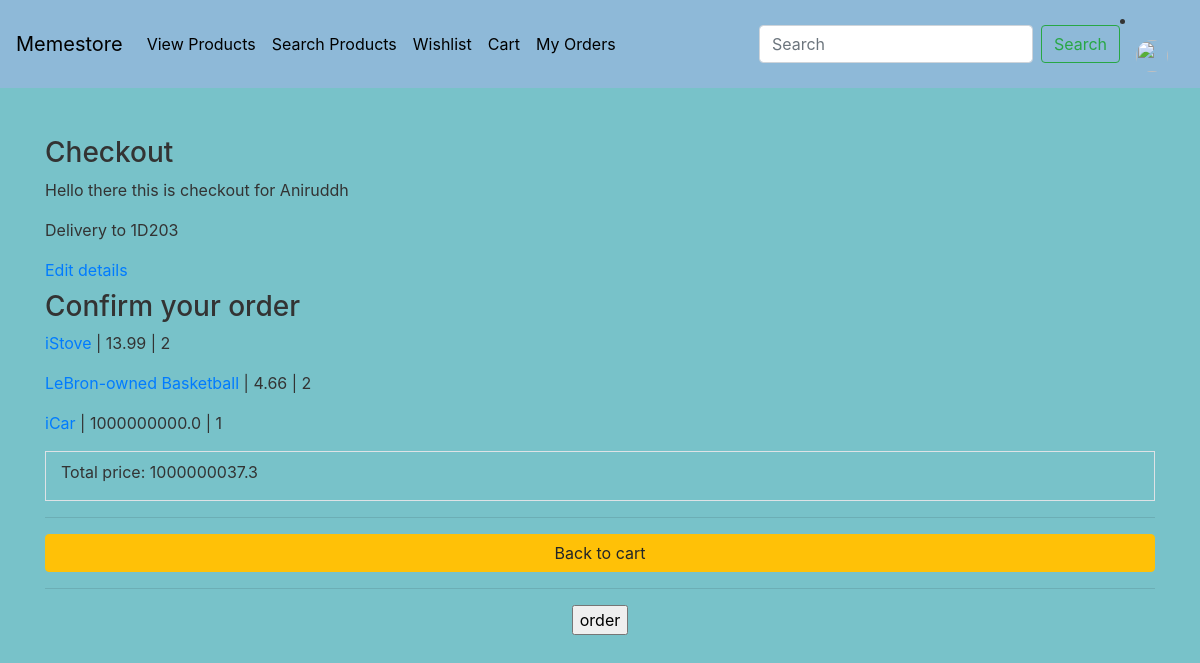
The app's page /checkout (signed in), older data.
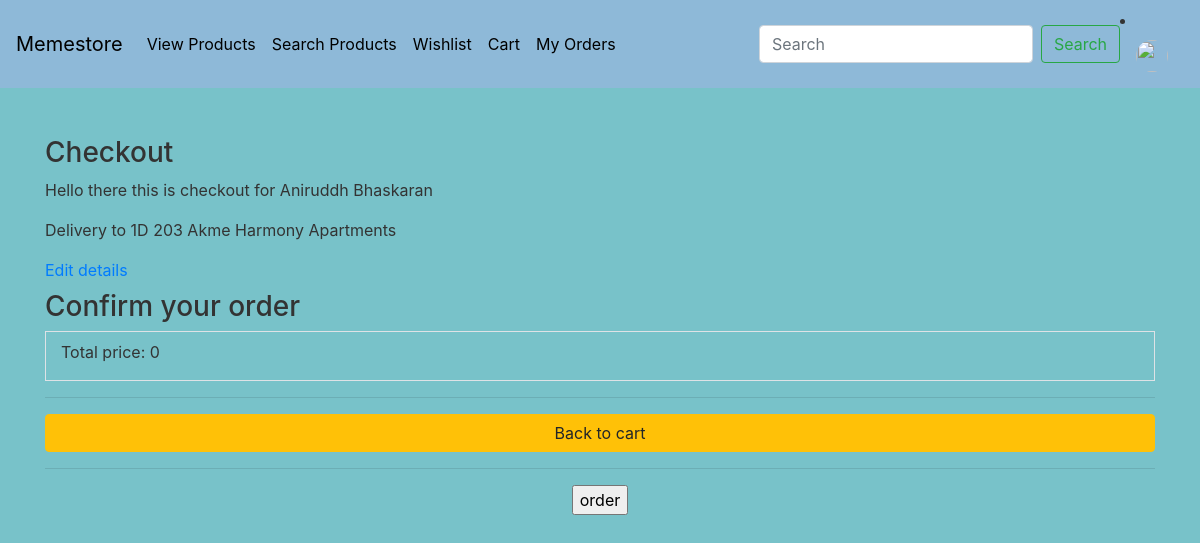
The same page, newer data.
### base/models.py (models this page shows, shortened)
class UserProfile(models.Model):
    user = models.ForeignKey(settings.AUTH_USER_MODEL, on_delete=models.CASCADE)
    display_name = models.CharField(max_length=100, default="User")
    delivery_address = models.CharField(max_length=1000, default="Default address")

class CartProduct(models.Model):
    user = models.ForeignKey(settings.AUTH_USER_MODEL, on_delete=models.CASCADE,
                            blank=True, null=True)
    product = models.ForeignKey(Product, on_delete=models.CASCADE)
    quantity = models.IntegerField(default=1)

class Product(models.Model):
    title = models.CharField(max_length=100, blank=False, default='')
    price = models.FloatField(blank=False)
    available_units = models.IntegerField(blank=False, default='')
    description = models.TextField(max_length=500, blank=False, default='')
    seller = models.TextField(max_length=100, blank=False)
    categories = models.ForeignKey(Category, on_delete=models.CASCADE, default=True, null=False)
    ratings = models.ForeignKey(Rating, on_delete=models.CASCADE, blank=True, null=False)
    image = models.ImageField(upload_to='images/', default='images/default.jpg')
    slug = models.SlugField()
    def get_abs_url(self):
        return reverse("base:product", kwargs={
            'slug': self.slug
        })

### base/views.py (the view)
# urls.py: path('checkout', views.checkout, name="checkout"),
@login_required
def checkout(request):
    try:
        cart = Cart.objects.get(user=request.user, is_ordered=False)
        user_profile = UserProfile.objects.get(user=request.user)
        context = {
            'cart': cart,
            'user': user_profile
        }
        total_price = 0
        for prod in cart.products.all():
            total_price += (prod.product.price * prod.quantity)
        context['total_price'] = total_price
        if request.GET.get('order') == 'order':
            cart.is_ordered = True
            cart.save()
            request.session.cart_count_num = 0
            return redirect("base:order-summary")
        context['picture'] = request.user.social_auth.get(provider='auth0').extra_data['picture']
        return render(request, "base/checkout.html", context=context)
    except ObjectDoesNotExist:
        messages.error(request, "You haven't created a cart yet.")
        return redirect("base:profile")

### base/templates/base/checkout.html (shortened to what this page needs)
{% extends "base/base.html" %}
{% block content %}
    <h3>Checkout</h3>
    <p>Hello there this is checkout for {{ user.display_name }}</p>
    <p>Delivery to {{ user.delivery_address }}</p>
    <a href="{% url 'base:edit-profile' %}">Edit details</a>
    <h3 class="mt-2">Confirm your order</h3>
    {% for cart_order in cart.products.all %}
        <p> <a href="{{ cart_order.product.get_abs_url }}">{{ cart_order.product.title }}</a> | {{ cart_order.product.price }} | {{ cart_order.quantity }}</p>
    {% endfor %}
    <div class="container border">
        <p class="mt-2">Total price: {{ total_price }}</p>
    </div>
    <div class="row">
        <div class="col-sm-12 text-center">
            <hr>
            <form action="{% url 'base:cart' %}">
                <button class="btn btn-warning btn-md btn-block">Back to cart</button>
            </form>
            <hr>
            <form action="#" method="GET">
                <input type="submit" value="order" name="order"/>
            </form>
        </div>
    </div>
{% endblock content %}

Row changes from the older to the newer data that the page shows:
removed CartProduct: product "iStove", product.price "13.99", quantity "2"
removed CartProduct: product "LeBron-owned Basketball", product.price "4.66", quantity "2"
removed CartProduct: product "iCar", product.price "1000000000.0", quantity "1"
changed UserProfile: display_name "Aniruddh" → "Aniruddh Bhaskaran"; delivery_address "1D203" → "1D 203 Akme Harmony Apartments"
Text that changed along with them:
{{ total_price }}: "1000000037.3" → "0"
